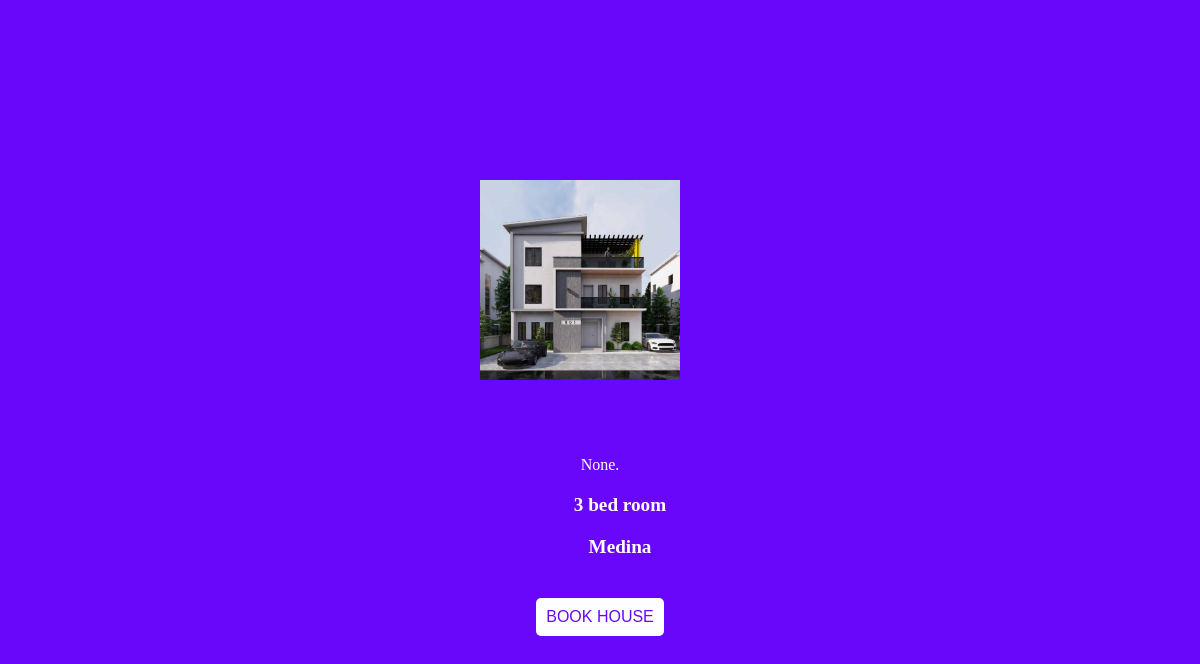
Page /house/1 on the committed database.
### base/models.py (models this page shows, shortened)
class HouseImages(models.Model):
    house = models.ForeignKey("House", on_delete=models.CASCADE, null=True, related_name='images')
    images = models.ImageField(null=True, blank=True)

class House(models.Model):
    price = models.IntegerField(blank=True, null=True)
    description = models.TextField(null=True, blank=True)
    type = models.ForeignKey('HouseTypes', models.CASCADE)  # Field name made lowercase.
    location = models.ForeignKey('HouseLocation', models.CASCADE)  # Field name made lowercase.
    conpletion_status = models.ForeignKey(ConpletionStatus, models.CASCADE,)  # Field name made lowercase.
    class Meta:
        ordering = ['id']

class HouseTypes(models.Model):
    house_type = models.CharField(max_length=45)
    price = models.IntegerField(blank=True, null=True)
    def __str__(self):
        return self.house_type

class HouseLocation(models.Model):
    location = models.CharField(max_length=45)
    value = models.DecimalField(max_digits=5, decimal_places=3, blank=True, null=True)
    def __str__(self):
        return self.location

### base/views.py (the view, shortened to what this page needs)
# urls.py: path('house/<str:pk>', views.house, name ='house'),
def house(request, pk):
    house = House.objects.get(id=pk)
    house_images = house.images.all
    context = {'house': house, 'images': house_images}
    return render(request, 'house.html', context)

### template/house.html (shortened to what this page needs)
<!DOCTYPE html>
<html>
<head>
</head>
<body>
	<div class="container">
		<div class="image-gallery">
      {% for img in images %}
		<img src="{{img.images.url}}" alt="Building {{house.id}}">
      {% endfor %}
		</div>
		<div class="details">
			<p>{{house.description}}.</p>
			<ul>
				<li>{{house.type}}</li>
				<li>{{house.location}}</li>
			</ul>
      <button id="book-house-btn">BOOK HOUSE</button>
		</div>
	</div>
</body>
</html>

### template/house.html (style rules this page uses)
body { background-color: #6807f9; color: white; }
.container { display: flex; flex-direction: column; align-items: center; justify-content: center; height: 100vh; }
.image-gallery { display: flex; flex-wrap: wrap; justify-content: center; margin-right: 20px; margin-bottom: 20px; }
.image-gallery img { width: 200px; height: 200px; margin-right: 20px; margin-bottom: 20px; object-fit: cover; }
.details { margin-top: 20px; text-align: center; }
.details ul { list-style: none; text-align: center; font-size: larger; font-weight: 800; }
.details li { margin: 20px; }
button { margin-top: 20px; padding: 10px; background-color: #ffffff; color: #6807f9; border: none; border-radius: 5px; font-size: 16px; cursor: pointer; }

### rows in the picture
HouseImages: images (picture)
House: description "None", type "3 bed room", location "Medina"
